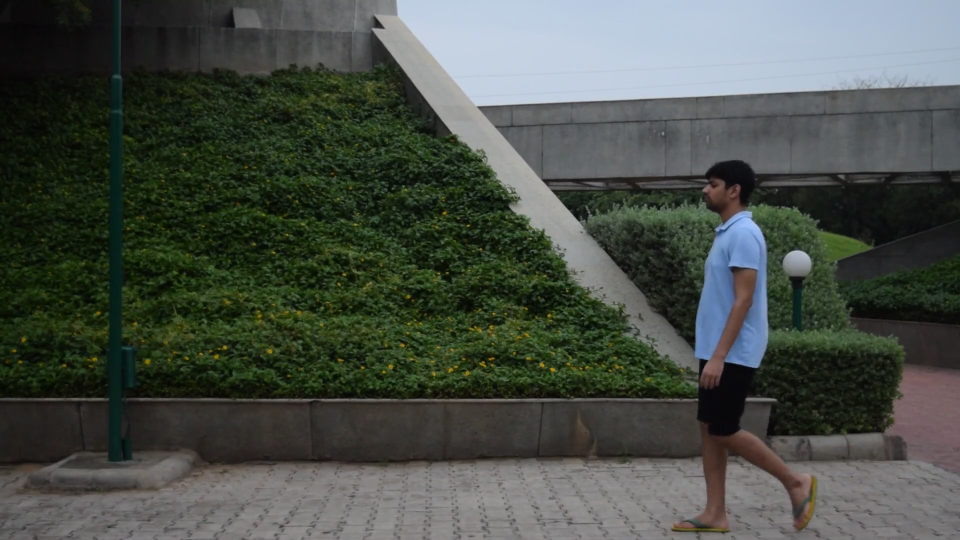
#> input picture frame 13 of data/sarwesh.mp4, 1920 x 1080 px (shown at 1/2 size)
$ python videofileGait.py
#> lines starting #> are read from the running program, lines starting #| are printed output that depends on the picture
# import the necessary packages
import time

import cv2
import imutils
import numpy as np
from imutils.video import FileVideoStream

# fvs = FileVideoStream('data/sarwesh.mp4').start()  #without bag
fvs = FileVideoStream('data/sarwesh.mp4', queue_size=512).start()  # with bag
time.sleep(1.0)

kernelSize = 7
backgroundHistory = 12

# fgbg = cv2.bgsegm.createBackgroundSubtractorMOG(history=1500)
fgbg = cv2.createBackgroundSubtractorMOG2(history=backgroundHistory, detectShadows=True)

kernel = np.ones((kernelSize, kernelSize), np.uint8)

while fvs.more():
    frame = fvs.read()
#> frame is the input picture: shape (1080, 1920, 3); mean B, G, R 71.6, 78.8, 72.8

    frame = imutils.resize(frame, width=960)
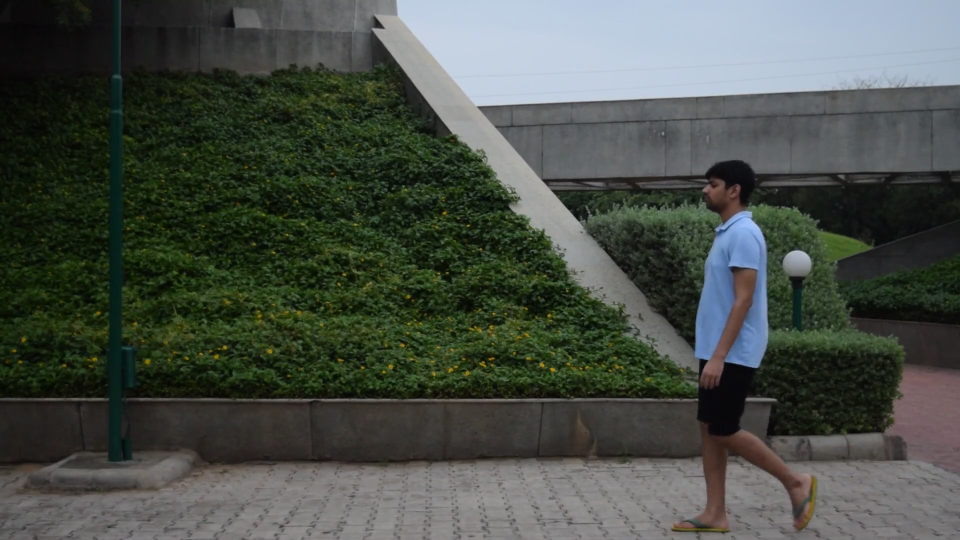
#> frame: shape (540, 960, 3); mean B, G, R 71.8, 78.9, 72.9

    # Applying background subtraction on the capture frame
    frame = fgbg.apply(frame)
#> frame: shape (540, 960); every value is 127

    # [30 lines of commented-out code are left out]

    cv2.imshow("Output", frame)

    k = cv2.waitKey(100) & 0xff
#> (key Esc is pressed here)
    if k == 27:
        break

    # [14 lines of commented-out code are left out]
cv2.destroyAllWindows()
fvs.stop()

$ run again, starting later in the video
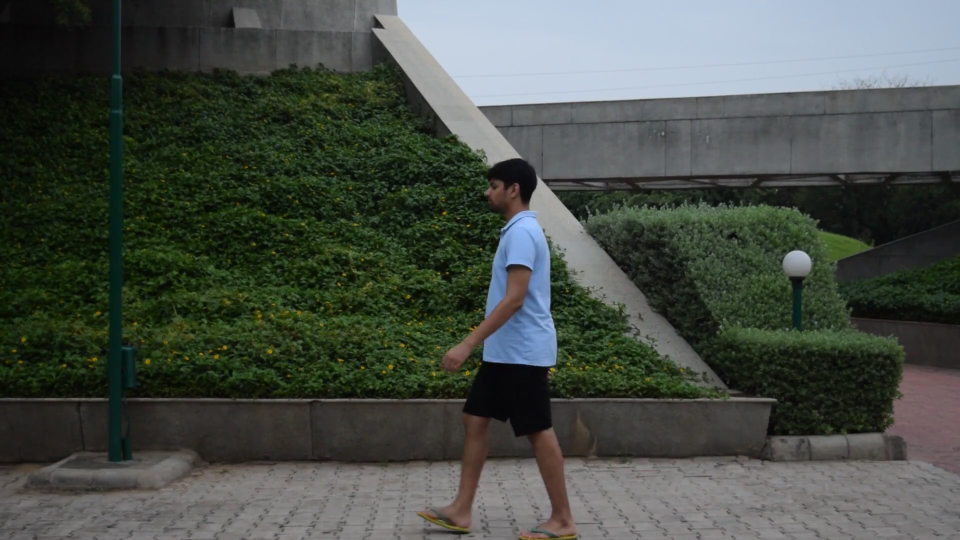
#> input picture frame 60 of data/sarwesh.mp4, 1920 x 1080 px (shown at 1/2 size)
#> frame is the input picture: shape (1080, 1920, 3); mean B, G, R 71.4, 78.4, 72.1
#> `frame = imutils.resize(frame, width=960)`:
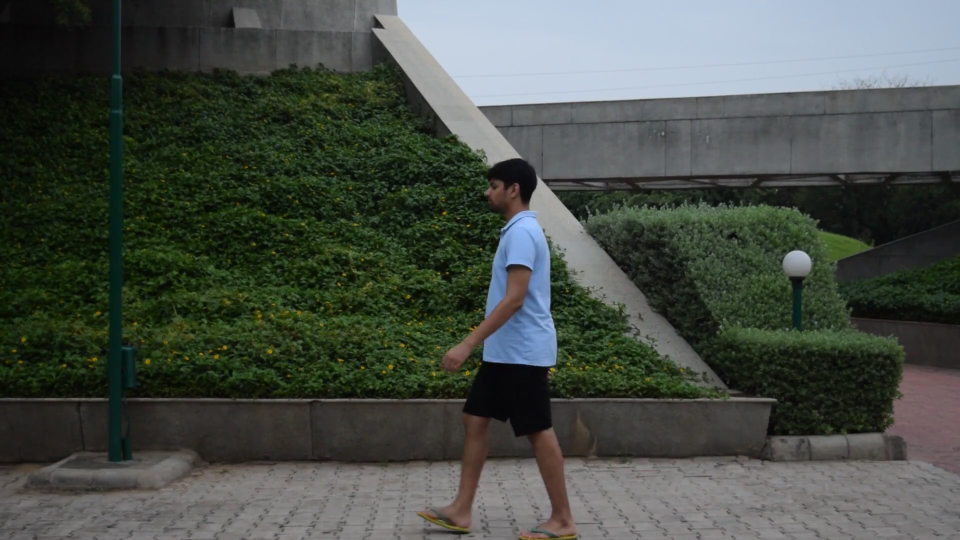
#> frame: shape (540, 960, 3); mean B, G, R 71.5, 78.5, 72.2

$ run again, starting later in the video
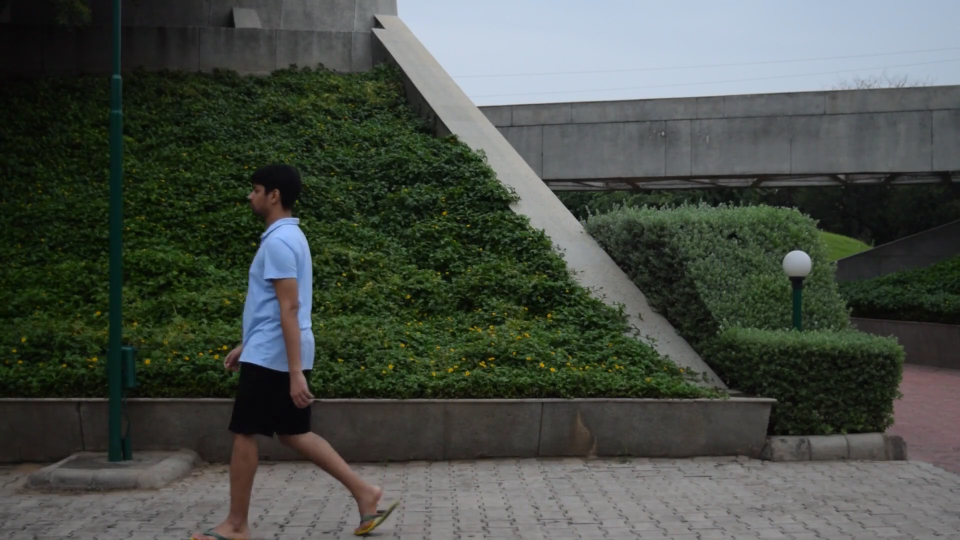
#> input picture frame 108 of data/sarwesh.mp4, 1920 x 1080 px (shown at 1/2 size)
#> frame is the input picture: shape (1080, 1920, 3); mean B, G, R 72.3, 79, 73.1
#> `frame = imutils.resize(frame, width=960)`:
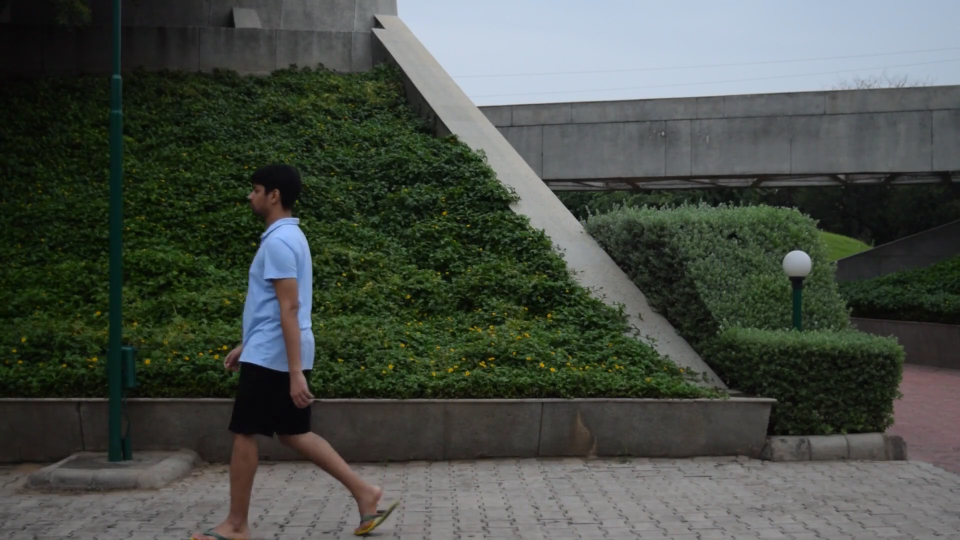
#> frame: shape (540, 960, 3); mean B, G, R 72.5, 79.2, 73.3
